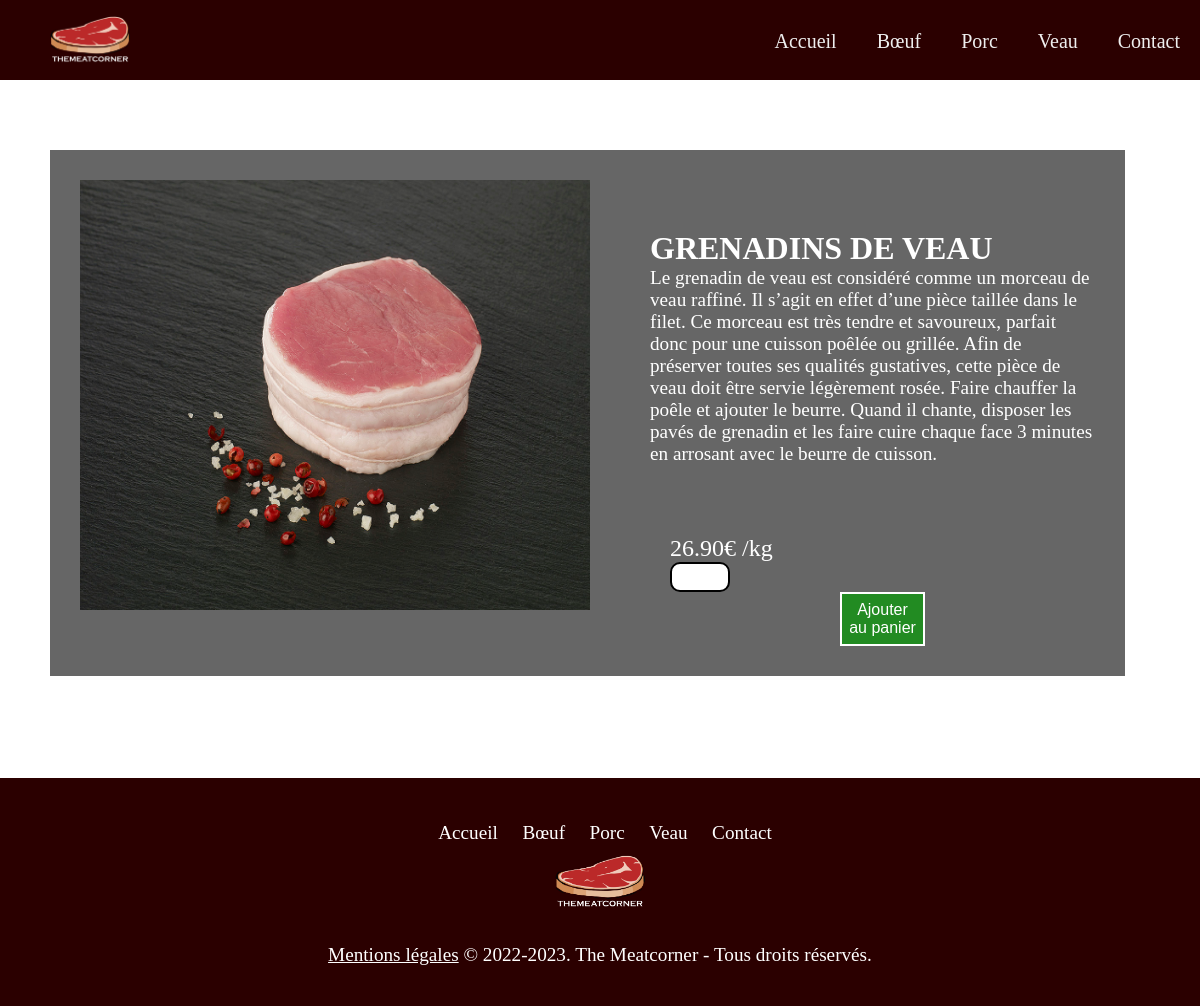
Page /pageveau/pagesviandesveau/grenadinsdeveau.php on the committed database.
### tables this page shows
create table Viande (
	id int auto_increment       not null,
	nom varchar (30)            not null,
	descriptionv text           not null,
	prix decimal(4,2)           not null,
	photo varchar(100)          not null,
	idAnimal int                not null,
	Foreign key (idAnimal) references Animal (id),
	PRIMARY KEY (id)
);

### pageveau/pagesviandesveau/grenadinsdeveau.php (the view)
<html>
<?php include '../../include/header.php'; ?>
<head>
    <link rel="stylesheet" href="../../style.css">
</head>
<body>
<div class="flex1">
    <div>
        <?php
        $bdd = new PDO('mysql:host=localhost;dbname=tmc;charset=utf8', 'root', '');
        $req = $bdd->query('SELECT * FROM viande where id = 34');
        while ($donnees = $req->fetch()) {
            echo('<img class="imgid1" src="../../pageveau/img/viandesveau/' . $donnees['photo'] . '">');
        }
        ?>
    </div>
    <div class="divgauche">
        <?php
        $bdd = new PDO('mysql:host=localhost;dbname=tmc;charset=utf8', 'root', '');
        $req = $bdd->query('SELECT * FROM viande where id = 34');
        while ($donnees = $req->fetch()) {
            echo('<a class="nomviande1"</a>' . $donnees['nom'] ."<br>" . '<a class="descriptionviande"</a>' . $donnees['descriptionv'] . "<br>" .
                '<p class="prixviande"</p>' . $donnees['prix'] .  "€ /kg" . "<br>" .
                '<input type="number" class="inputnombre" id="tentacles" min="1" max="100">' .
                '<button class="boutonpanier1">Ajouter au panier</button>');
        }
        ?>
    </div>
</div>
</body>
<?php include '../../include/footer.php'; ?>
</html>

### style.css (style rules this page uses)
body { font-family: Gabriola; font-size: 25px; color: white; background-image: url("img/fondtmc.jpg"); background-repeat: no-repeat; background-attachment: fixed; margin: 0; width: 100%; display: block; background-size: cover; }
* { padding: 0; margin: 0; box-sizing: border-box; }
.boutonpanier1 { width: 20%; padding: 7px; background-color: forestgreen; color: white; border: 2px solid white; font-size: 1rem; cursor: pointer; display: block; margin: auto; }
.imgid1 { height:490px; width:570px; padding: 30px; }
.flex1 { display: flex; margin: 70px 75px 75px 50px; background: rgba(0, 0, 0, 0.6); }
.divgauche { padding: 30px; margin-top: 50px; }
.descriptionviande { font-size: 1.2rem; color: white; font-family: "Arial Nova Light"; }
.nomviande1 { font-size: 2rem; font-weight: bold; color: white; text-transform: uppercase; }
.prixviande { padding-left: 20px; padding-top: 20px; margin-top: 50px; font-family: "Arial Nova Light"; font-size: 1.5rem; }
.inputnombre { width: 60px; height: 30px; border: 2px solid black; border-radius: 10px; padding-left: 10px; }
.footer ul a { color:inherit; text-decoration:none; padding: 0 10px; font-size: 1.2rem; }

### rows in the picture
viande: photo (picture), nom "GRENADINS DE VEAU", descriptionv "Le grenadin de veau est considéré comme un morceau de veau raffiné. Il s’agit en effet d’une pièce taillée dans le filet. Ce morceau est très tendre et savoureux, parfait donc pour une cuisson poêlée ou grillée. Afin de préserver toutes ses qualités gustatives, cette pièce de veau doit être servie légèrement rosée. Faire chauffer la poêle et ajouter le beurre. Quand il chante, disposer les pavés de grenadin et les faire cuire chaque face 3 minutes en arrosant avec le beurre de cuisson.", prix "26.90"
